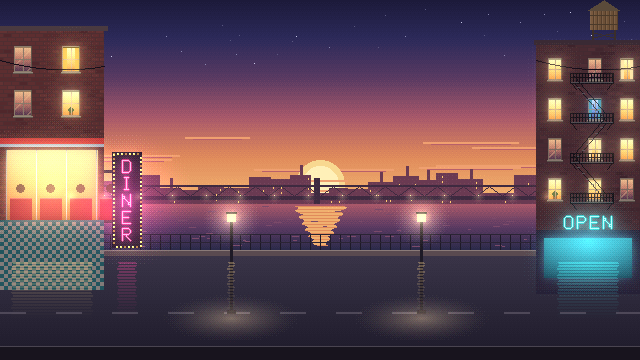
#> input picture game/assets/bg/title_bg.png, 640 x 360 px
$ python make_cover.py
#> lines starting #> are read from the running program, lines starting #| are printed output that depends on the picture
#!/usr/bin/env python3
"""Composes the itch.io cover (630x500) and a 1280x720 key art from in-game assets.
Usage: python3 tools/make_cover.py <out_dir>"""
import sys, os
from PIL import Image

ROOT = os.path.join(os.path.dirname(__file__), "..", "game", "assets")
out = sys.argv[1] if len(sys.argv) > 1 else "."
os.makedirs(out, exist_ok=True)

def frame(char, idx, scale):
    sheet = Image.open(os.path.join(ROOT, "sprites/characters", char + ".png")).convert("RGBA")
    x, y = (idx % 8) * 64, (idx // 8) * 64
    f = sheet.crop((x, y, x + 64, y + 64))
    return f.resize((64 * scale, 64 * scale), Image.NEAREST)

def compose(w, h, logo_scale, char_scale, path):
#> called with w = 630, h = 500, logo_scale = 1, char_scale = 4, path = './cover_630x500.png'
    bg = Image.open(os.path.join(ROOT, "bg/title_bg.png")).convert("RGBA")
#> bg is the input picture: PIL image 640x360 RGBA; mean R, G, B, A 98.7, 72.9, 84.3, 255
    s = max(w / bg.width, h / bg.height)
#> s = 1.39
    bg = bg.resize((int(bg.width * s + 0.5), int(bg.height * s + 0.5)), Image.NEAREST)
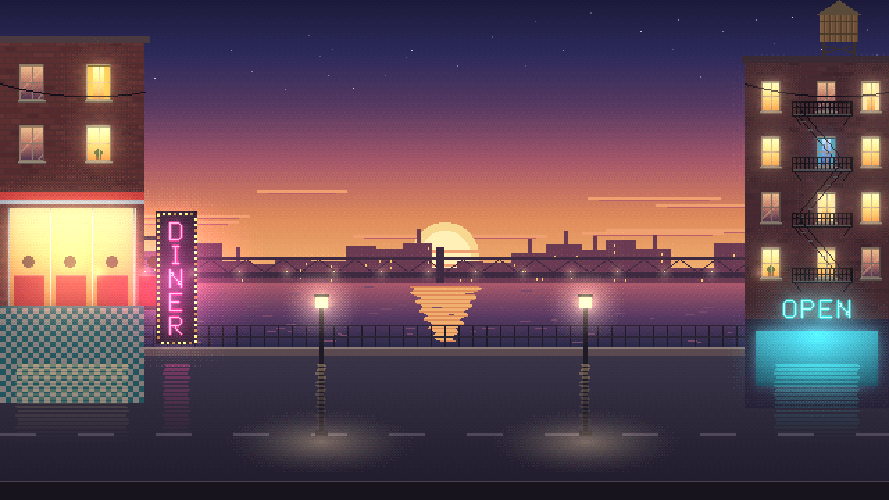
#> bg: PIL image 889x500 RGBA; mean R, G, B, A 98.8, 72.9, 84.3, 255
    bg = bg.crop(((bg.width - w) // 2, (bg.height - h) // 2, (bg.width - w) // 2 + w, (bg.height - h) // 2 + h))
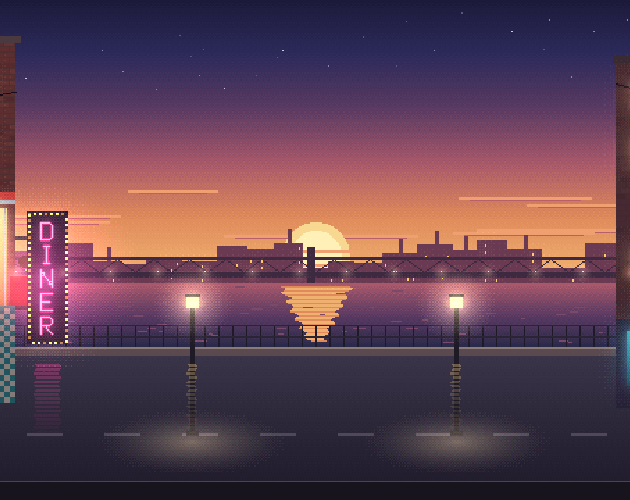
#> bg: PIL image 630x500 RGBA; mean R, G, B, A 99, 67, 83.3, 255
    canvas = bg.copy()
    # darken bottom for contrast
    shade = Image.new("RGBA", (w, h), (20, 14, 30, 0))
    px = shade.load()
    for yy in range(h):
        a = int(max(0, (yy - h * 0.45) / (h * 0.55)) * 150)
        for xx in range(w):
            px[xx, yy] = (20, 14, 30, a)
    canvas = Image.alpha_composite(canvas, shade)
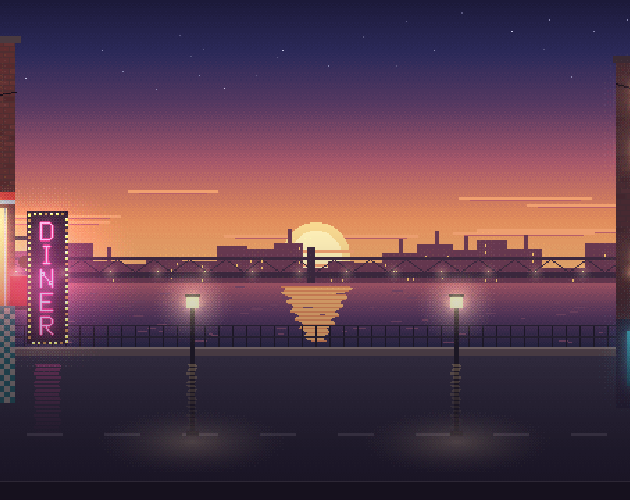
#> canvas: PIL image 630x500 RGBA; mean R, G, B, A 92.4, 61.4, 77.8, 255
    # characters: Rook looming behind, Mara and Nico in front
    cs = char_scale
    rook = frame("rook", 0, cs + 1)
    rook = rook.transpose(Image.FLIP_LEFT_RIGHT)
    canvas.alpha_composite(rook, (w - rook.width - int(w * 0.02), h - rook.height + int(4 * (cs + 1))))
    mara = frame("mara", 0, cs)
    canvas.alpha_composite(mara, (int(w * 0.02), h - mara.height + 4 * cs))
    nico = frame("nico", 11, cs)
    canvas.alpha_composite(nico, (int(w * 0.5 - nico.width * 0.55), h - nico.height + 4 * cs))
    logo = Image.open(os.path.join(ROOT, "ui/logo.png")).convert("RGBA")
    logo = logo.resize((int(logo.width * logo_scale), int(logo.height * logo_scale)), Image.NEAREST)
    canvas.alpha_composite(logo, ((w - logo.width) // 2, int(h * 0.05)))
    canvas.convert("RGB").save(path)
    print("wrote", path, canvas.size)

#> (the run stopped early here; a loop or call above may not have finished)

$ run again, with game/assets/bg/cm_canalwalk.png copied over game/assets/bg/title_bg.png
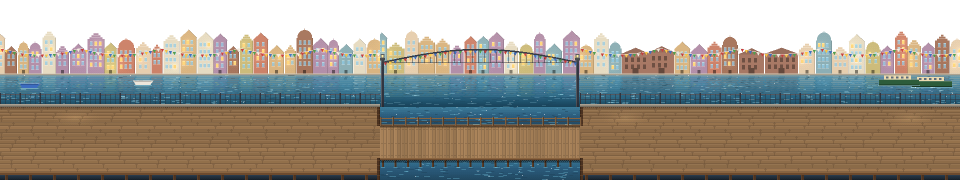
#> input picture game/assets/bg/cm_canalwalk.png, 1920 x 360 px (shown at 1/2 size)
#> in compose, bg is the input picture: PIL image 1920x360 RGBA; mean R, G, B, A 97.1, 91.4, 81.1, 193.1
#> in compose, `bg = bg.crop(((bg.width - w) // 2, (bg.height - h) // 2, (bg.width - w..`:
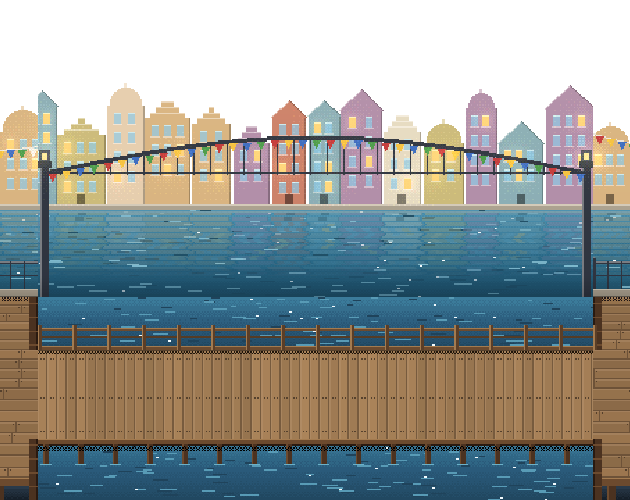
#> bg: PIL image 630x500 RGBA; mean R, G, B, A 86.5, 92.2, 89.6, 195.4; transparent parts drawn white
#> in compose, `canvas = Image.alpha_composite(canvas, shade)`:
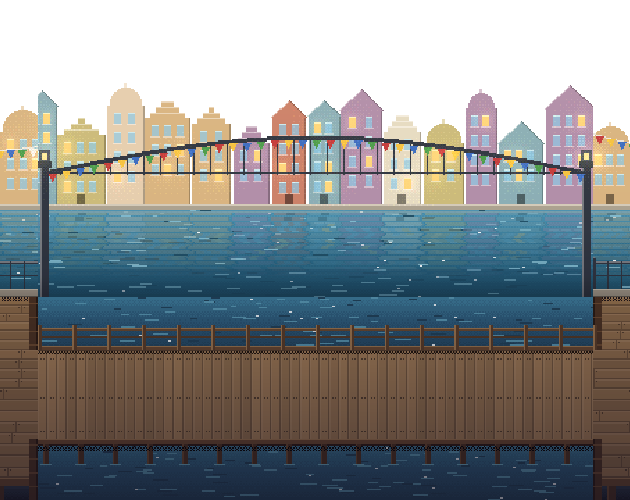
#> canvas: PIL image 630x500 RGBA; mean R, G, B, A 74.4, 78.5, 79.4, 195.4; transparent parts drawn white

$ run again, with game/assets/bg/fr_bridge.png copied over game/assets/bg/title_bg.png
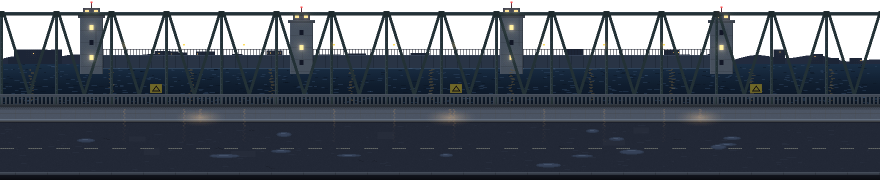
#> input picture game/assets/bg/fr_bridge.png, 1760 x 360 px (shown at 1/2 size)
#> in compose, bg is the input picture: PIL image 1760x360 RGBA; mean R, G, B, A 31.2, 38.1, 47.8, 198.4
#> in compose, `bg = bg.crop(((bg.width - w) // 2, (bg.height - h) // 2, (bg.width - w..`:
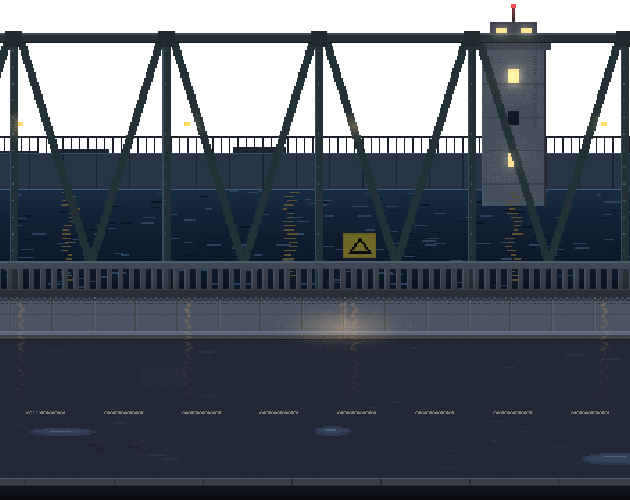
#> bg: PIL image 630x500 RGBA; mean R, G, B, A 31.8, 38.6, 48.2, 199.5; transparent parts drawn white
#> in compose, `canvas = Image.alpha_composite(canvas, shade)`:
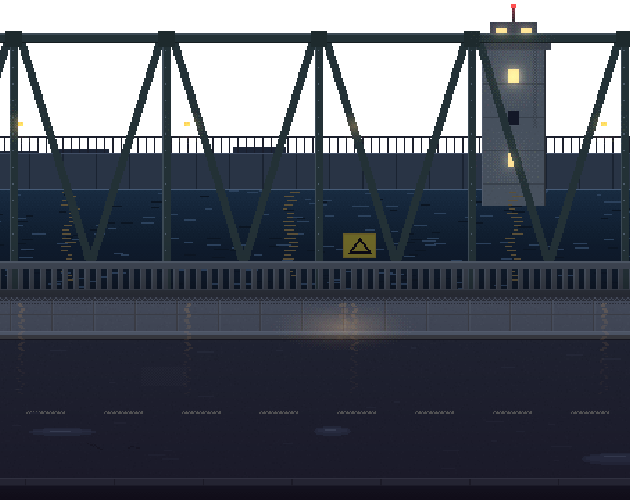
#> canvas: PIL image 630x500 RGBA; mean R, G, B, A 28.8, 33.7, 43.9, 199.5; transparent parts drawn white

$ run again, with game/assets/bg/fr_dockgate.png copied over game/assets/bg/title_bg.png
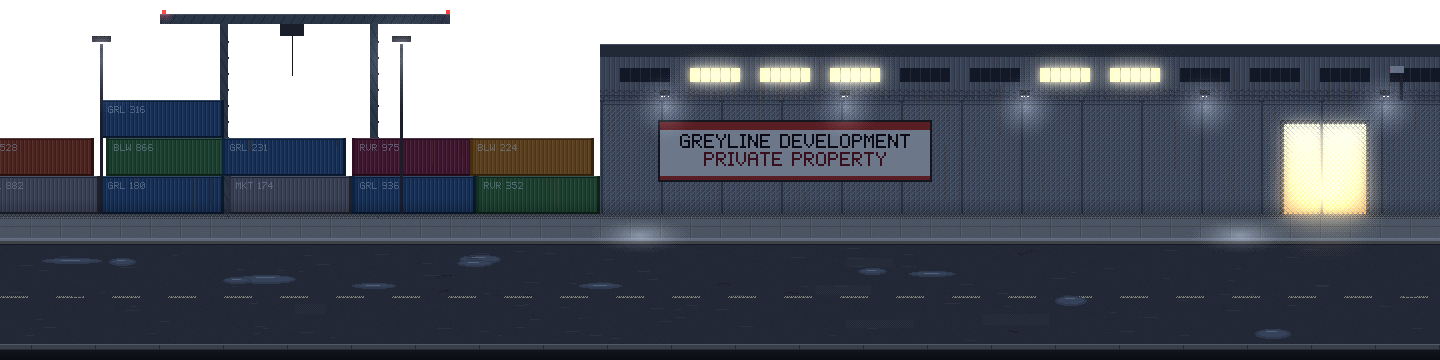
#> input picture game/assets/bg/fr_dockgate.png, 1440 x 360 px
#> in compose, bg is the input picture: PIL image 1440x360 RGBA; mean R, G, B, A 44, 49, 58.8, 200.8
#> in compose, `bg = bg.crop(((bg.width - w) // 2, (bg.height - h) // 2, (bg.width - w..`:
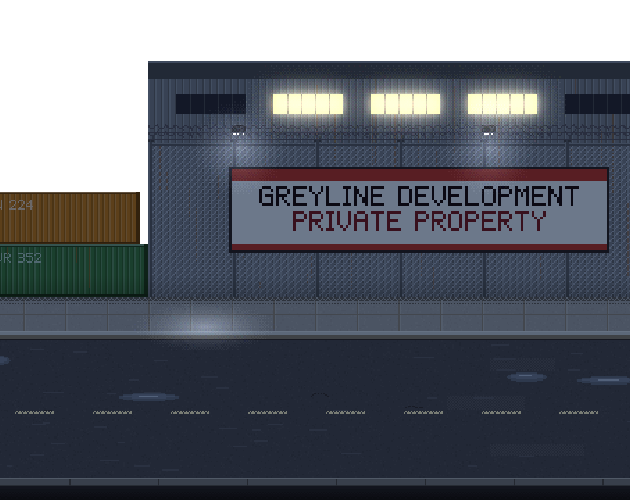
#> bg: PIL image 630x500 RGBA; mean R, G, B, A 48, 52.2, 61.2, 207.9; transparent parts drawn white
#> in compose, `canvas = Image.alpha_composite(canvas, shade)`:
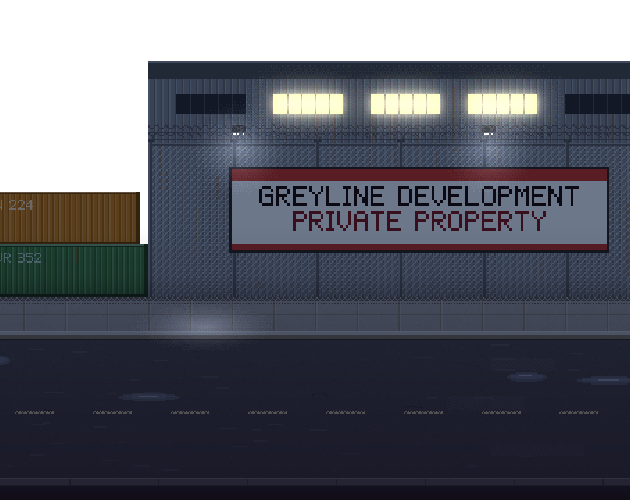
#> canvas: PIL image 630x500 RGBA; mean R, G, B, A 44.9, 47.1, 56.6, 207.9; transparent parts drawn white
